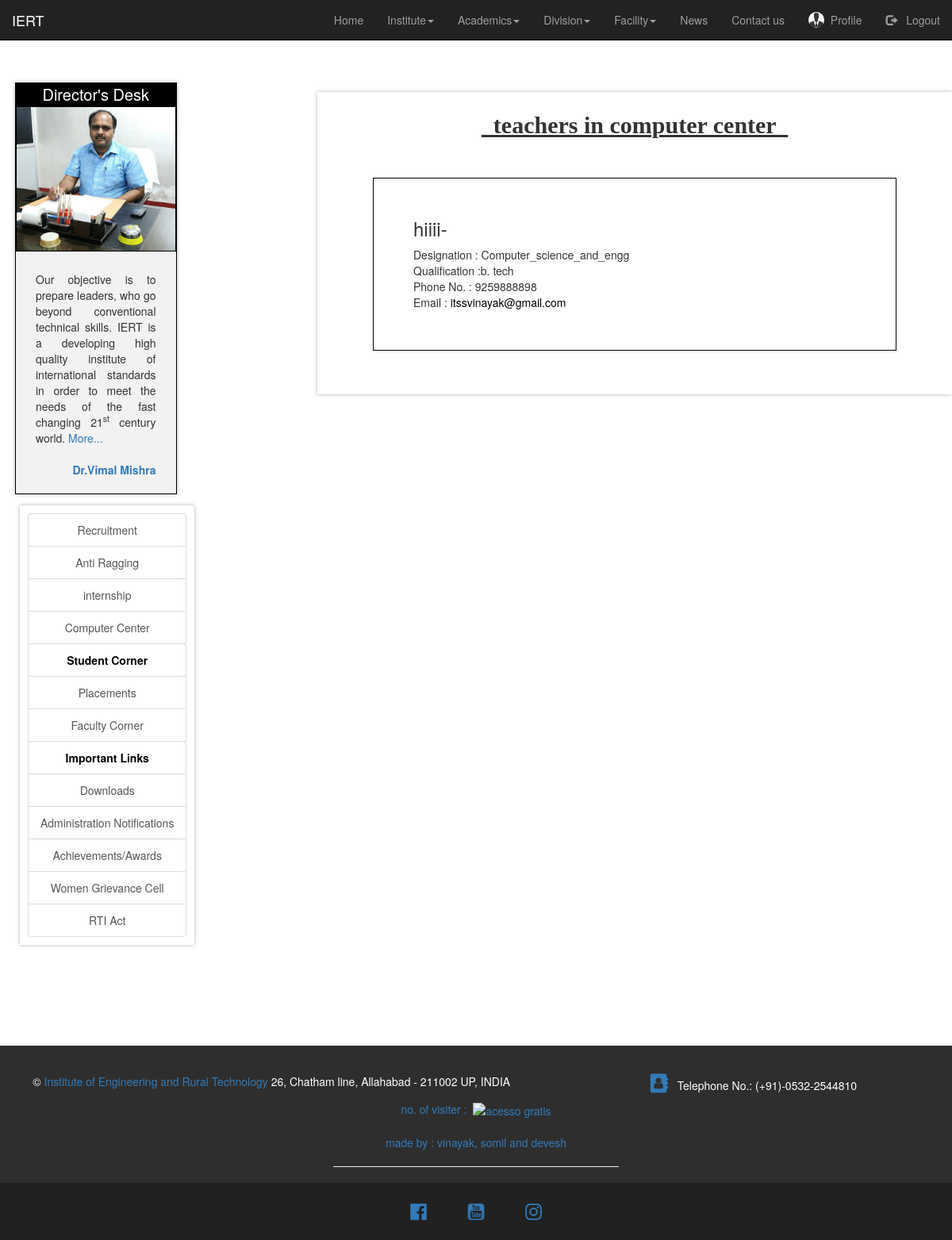
The app's page /aside/computer_center (signed in) with its own data.
### user/models.py (models this page shows, shortened)
class Profile(models.Model):
    user = models.OneToOneField(User, on_delete=models.CASCADE)
    image = models.ImageField(default='profile_pics/default.jpg', upload_to='profile_pics')

### aside/models.py (models this page shows, shortened)
class facultys(models.Model):
    name=models.CharField(max_length=200)
    image=models.ImageField(null=True,blank=True,default='profile_pics/default.jpg',upload_to='media/teachers_img/')
    Designation=models.CharField(max_length=400)
    branch=models.CharField(max_length=100,null=True,blank=True,choices=[
                     ('Computer Science & Engineering', 'Computer Science & Engineering'),
                     ('Electronic Engineering', 'Electronic Engineering'),
                     ('Industrial & Production Engineering', 'Industrial & Production Engineering'),
                     ('Electrical Engineering', 'Electrical Engineering'),
                     ('Civil Engineering','Civil Engineering'),
                     ('Mechanical Engineering', 'Mechanical Engineering'),
                     ('Instrumentation and Control Engineering', 'Instrumentation and Control Engineering'),
                     ('Applied Science and Humanity', 'Applied Science and Humanity'),
                     ('Management', 'Management'),
                    ])
    Qualification=models.CharField(max_length=500)
    Phone=models.CharField(max_length=12)
    email = models.EmailField()

### aside/views.py (the view)
# urls.py: path('computer_center',views.computer_center,name='computer_center'),
def computer_center(request):
    teacher=facultys.objects.all().filter(Designation='Computer_science_and_engg')
    page_details={
         "title":"computer_center",
         "teachers":teacher,
    }
    return render(request,"aside/computer_center.html",page_details)

### aside/templates/aside/computer_center.html (shortened to what this page needs)
{% extends "home/index.html" %}
{% load static %}
{% block start %}
<div class="col-md-8 rest">
  <h2 style="text-align: center; font-family: cursive; font-weight: bold; text-decoration: underline;"> &nbsp; teachers in computer center &nbsp; </h2>
  {% for i in teachers %}
  <div style="margin: 50px; border: 1px solid black;">
     <div style="text-align: left; margin:50px;">
       <h3>{{i.name}}</h3>
       <span>Designation : {{i.Designation}}</span>
       <br/>
       <span>Qualification :{{i.Qualification}}</span>
       <br/>
       <span>Phone No. : {{i.Phone}}</span>
       <br/>
       <span>Email : <a>{{i.email}}</a></span>
     </div>
   </div>
  {% endfor %}
 </div>
{% endblock %}

### home/templates/home/index.html (shortened to what this page needs)
{% load static %}
{% load pwa %}
<!DOCTYPE html>
<html lang="en">
<head>
  <link rel="stylesheet" href="https://maxcdn.bootstrapcdn.com/bootstrap/3.3.7/css/bootstrap.min.css" />
    <link rel="stylesheet" href="https://cdnjs.cloudflare.com/ajax/libs/jquery-datetimepicker/2.5.20/jquery.datetimepicker.min.css" />
  <link rel="stylesheet" href="https://cdnjs.cloudflare.com/ajax/libs/font-awesome/4.7.0/css/font-awesome.min.css">
   <link rel="stylesheet" type="text/css" href="{% static "index.css" %}" />
</head>
<body class="container-fluid">
  <header class="row">
    <nav class="navbar navbar-inverse navbar-fixed-top">
      <div class="container-fluid">
        <div class="navbar-header">
          <a class="navbar-brand" class="styleheader" href="{% url "index" %}">IERT</a>
        </div>
        <div class="collapse navbar-collapse" id="mainNavBar">
          <ul class="nav navbar-nav navbar-right">
            <li ><a href="{% url "index" %}">Home</a></li>
            <li class="dropdown"><a class="dropdown-toggle" data-toggle="dropdown" href="#">Institute<span class="caret"></span></a>
            </li>
            <li class="dropdown"><a class="dropdown-toggle" data-toggle="dropdown" href="#">Academics<span class="caret"></span></a>
            </li>
            <li class="dropdown"><a class="dropdown-toggle" data-toggle="dropdown" href="#">Division<span class="caret"></span></a>
            </li>
            <li class="dropdown"><a class="dropdown-toggle" data-toggle="dropdown" href="#">Facility<span class="caret"></span></a>
            </li>
          </ul>
          <li><a href="{% url "news" %}">News</a></li>
          <li><a href="{% url "contact_us" %}">Contact us</a></li>
            {% if user.is_authenticated %}
            <li><a href="{% url "profile" %}"><img src="{{user.profile.image.url}}" style="height: 2rem; float: left;" class="img-responsive img-circle"/> &nbsp; Profile</a></li>
            <li><a href="{% url "logout" %}"><span class="glyphicon glyphicon-log-out"></span> &nbsp; Logout</a></li>
            {% else %}
            <li><a href="{% url "register" %}"><span class="glyphicon glyphicon-user"></span> &nbsp; Sign up</a></li>
            <li><a href="{% url "login" %}"><span class="glyphicon glyphicon-log-in"></span> &nbsp; Log in</a></li>
            {% endif %}
        </div>
      </div>
    </nav>
  </header>
  <div  id="contents" >
  <br/>
  <br/>
  <br/>
  <br/>
  {% block side %}
  <div class="row" >
    <div class="col-md-4">
      <br />
      <div class="dir">
        <div style="background: black;font-size: 20px; text-align: center;color:white; ">Director's Desk</div>
        <a target="_blank" href="https://www.iert.ac.in/img/director.jpg">
          <img src="{% static "home/img/director.jpg" %}" alt="image not found" width="300" height="200" class="img-responsive">
        </a>
        <div class="desc">
          <div style="text-align: justify; padding: 10px;">
            Our objective is to prepare leaders, who go beyond conventional
            technical skills. IERT is a developing high quality institute of
            international standards in order to meet the needs of the fast changing
            21<sup>st</sup> century world. <a href="{% url "desk" %}"> More...</a>
            <br />
            <br />
            <div style="float: right;">
              <a href="{% url "director" %}"><b>&nbsp;Dr.Vimal Mishra</b></a>
              <br />
              <br />
            </div>
          </div>
        </div>
      </div>
      <div class="sidebar" style="float:inherit; box-shadow: 0 0 5px rgba(0,0,0,0.3); text-align: center; color:black; padding: 10px; margin: 10px">
        <a class="list-group-item list-group-item-action" href="{% url 'recruitment' %}">Recruitment </a>
        <a class="list-group-item list-group-item-action" href="{% url 'anti_ragging' %}">Anti Ragging</a>
        <a class="list-group-item list-group-item-action" href="{% url 'internship' %}">internship</a>
        <a class="list-group-item list-group-item-action" href="{% url 'computer_center' %}">Computer Center</a>
        <details>
          <summary class="list-group-item list-group-item-action"><b>Student Corner</b></summary>
        </details>
        <a class="list-group-item list-group-item-action" href="{% url "placement" %}">Placements</a>
        <a class="list-group-item list-group-item-action" href="{% url "faculty" %}">Faculty Corner</a>
        <details>
          <summary class="list-group-item list-group-item-action"><b>Important Links</b></summary>
        </details>
        <a class="list-group-item list-group-item-action" href="{% url "download" %}">Downloads</a>
        <a class="list-group-item list-group-item-action " href="#">Administration Notifications</a>
        <a class="list-group-item list-group-item-action" href="{% url "Achievements" %}">Achievements/Awards</a>
        <a class="list-group-item list-group-item-action" href="{% url "Women_Grievance_Cell" %}">Women Grievance Cell</a>
        <a class="list-group-item list-group-item-action" href="{% url "rti" %}">RTI Act</a>
      </div>
    </div>
    <br/>
    {% endblock %}
    <div class="mobile_margin" style="margin-top: -4rem;">
    {% block start %}{% endblock %}
  </div>
  </div>
  </div>
<footer class="page-footer  special-color-dark  footer row" style="background-color:#2E2E2E; text-align: center; color: white;">
  <div class="container-fluid">
    <div class="row" style="padding-top:3%;" >
      <div class="col-md-7 mb-4">
        <p>&copy;<a href="#"> Institute of Engineering and Rural Technology</a> 26, Chatham line, Allahabad - 211002 UP, INDIA &nbsp;&nbsp;&nbsp;</p>
      </div>
      <div class="col-md-5 mb-4">
            <p> <a href="{% url "contact_us" %}"><i class="fa fa-address-book" style="font-size:24px"></i></a>&nbsp;&nbsp; Telephone No.: (+91)-0532-2544810 </p>
      </div>
    </div>
    <div class="row">
      <div align=center><a href='#'>no. of visiter :&nbsp;&nbsp;<img src='https://www.counter12.com/img-y0ww8WAbZbzWbZCc-50.gif' border='0' alt='acesso gratis'></a>
      </div>
    </div>
    <div class="row" style="text-align: center;">
      <br/>
        <a href="{% url "internship" %}" > made by : vinayak, somil and devesh</a>
      </div>
   <div class="row">
   <hr width="30%" align="center"/>
   <center style="background-color:#212121;">
    <a href="https://www.facebook.com/groups/483907021980974/"><i class="fa fa-facebook-official" style="font-size:24px; margin: 2%;"></i></a>
    <a href="#"><i class="fa fa-youtube-square" style="font-size:24px; margin: 2%;"></i></a>
    <a href="#"><i class="fa fa-instagram" style="font-size:24px; margin: 2%;"></i></a>
   </center>
 </div>
</div>
 </footer>
</body>
</html>

### home/static/index.css (style rules this page uses)
html, body { overflow-x: hidden; }
div .dir { margin: 4px; border: 1px solid black; float: left; background: #f2f2f2; box-shadow: 0 0 5px rgba(0, 0, 0, 0.3); width: 55%; display: block; }
div .dir img { width: 100%; border: 1px solid black; height: auto; }
div .desc { padding: 15px; text-align: center; }
.rest { background: white; border: solid 5px white; box-shadow: 0 0 5px rgba(0, 0, 0, 0.3); cursor: pointer; overflow: hidden; min-height: 100%; height: 100%; margin-top: 3%; }
.rest a { color: black; text-align: center; text-decoration: none; }
footer { margin-top: 10%; min-width: 100%; position: relative; bottom: 0; left: 0; right: 0; }

### home/templates/home/index.html (style rules this page uses)
body { overflow-x: hidden; }

### records on screen
facultys: name "hiiii-", Designation "Computer_science_and_engg", Qualification "b. tech", Phone "9259888898", email "itssvinayak@gmail.com"
